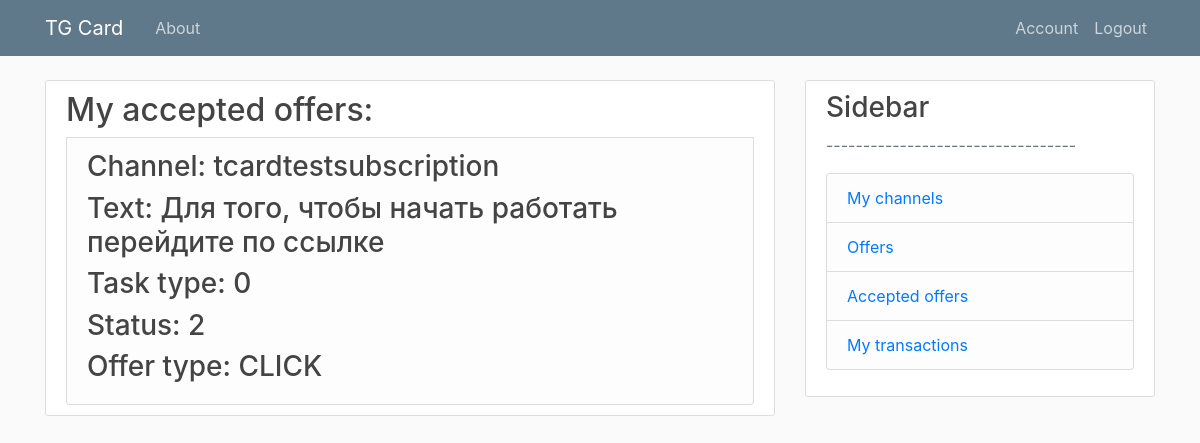
The page /currentUserTasks (signed in) on the database its author committed.
### models.py (models this page shows, shortened)
class Task(db.Model):
    id = db.Column(db.Integer, primary_key=True)
    status = db.Column(db.Integer, index=True, default=0) # new \ approved \ queued \ paused \ inactive
    taskType = db.Column(db.Integer, default=0) # AUTOMATIC \ MANUAL
    previevText = db.Column(db.String, index=True, nullable=False)
    affilId = db.Column(db.Integer, db.ForeignKey('user.id'), nullable=False)
    offerId = db.Column(db.Integer, db.ForeignKey('offer.id'), nullable=False)
    __table_args__=(UniqueConstraint('affilId', 'offerId', name='unique_offer'),)
    message_queues = db.relationship('MessageQueue', backref='task', lazy=True)
    transactions = db.relationship('Transaction', backref='task', lazy=True)

class Offer(db.Model):
    id = db.Column(db.Integer, primary_key=True)
    tgLink = db.Column(db.String, index=True, unique=True, nullable=False)
    offerType = db.Column(db.String, index=True, nullable=False) # click \ subscribe
    price = db.Column(db.Float, index=True, nullable=False)
    status = db.Column(db.Integer, index=True, nullable=False) # active \ inactive
    advertId = db.Column(db.Integer, db.ForeignKey('user.id'), nullable=False)
    tasks = db.relationship('Task', backref='offer', lazy=True)
    categoryListAdv = db.relationship('CategoryListAdv', backref='offer', lazy=True)

### routes.py (the view)
@app.route("/currentUserTasks", methods=['GET', 'POST'])
@login_required
@affiliate_access_level()
def currentUserTasks():
    tasks = Task.query.filter_by(affilId=current_user.id).all()
    return render_template('currentUserTasks.html', title='CurrentUserTasks', tasks=tasks)

### models.py (called while the page is built)
@login_manager.user_loader
def load_user(user_id):
    return User.query.get(int(user_id))

### routes.py (called while the page is built)
def affiliate_access_level():
    def decorator(f):
        @wraps(f)
        def decorated_function(*args, **kwargs):
            if current_user.role != 'AFFILIATE':
                return redirect(url_for('access_error_page'))
            return f(*args, **kwargs)
        return decorated_function
    return decorator

### templates/currentUserTasks.html (shortened to what this page needs)
{% extends "layout.html" %}
{% block content %}
    <div class="content-section">
    <h2>My accepted offers: </h2>
    {% for task in tasks %}
    <li class="list-group-item list-group-item-light">
                <ul class="list-group">
                    <h3>Channel: {{task.offer.tgLink}}</h3>
                    <h3>Text: {{task.previevText}}</h3>
                    <h3>Task type: {{task.taskType}}</h3>
                    <h3>Status: {{task.status}}</h3>
                    <h3>Offer type: {{task.offer.offerType}}</h3>
                </ul>
    </li>
    {% endfor %}
    </div>
{% endblock content %}

### static/main.css (style rules this page uses)
body { background: #fafafa; color: #333333; margin-top: 5rem; }
h1, h2, h3, h4, h5, h6 { color: #444444; }
.content-section { background: #ffffff; padding: 10px 20px; border: 1px solid #dddddd; border-radius: 3px; margin-bottom: 20px; }

### rows shown on the page
Task: offer.tgLink "tcardtestsubscription", previevText "Для того, чтобы начать работать перейдите по ссылке", taskType "0", status "2", offer.offerType "CLICK"
